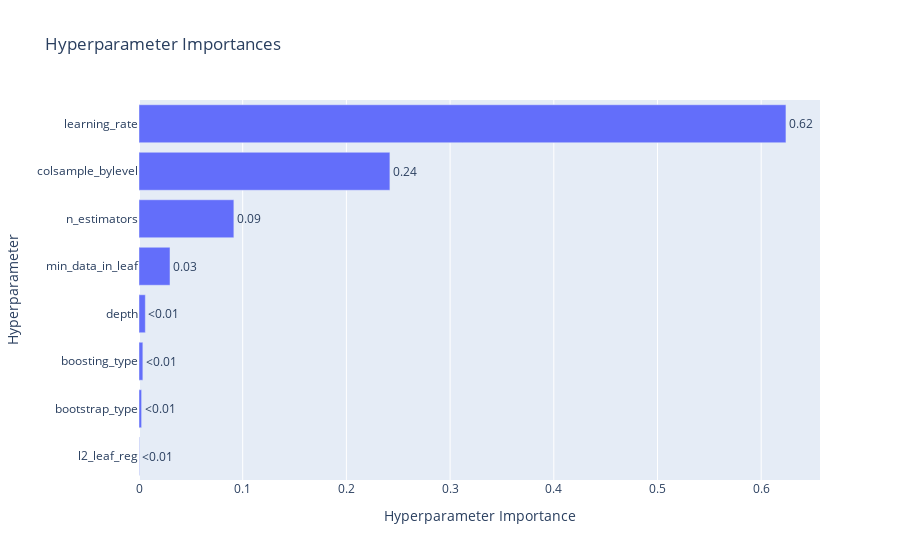

Notebook cell for this chart:
### Code cell
plot_param_importances(study_cat)

### Figure 1 — Plotly figure (JSON) as saved in the notebook; plotly's stock layout.template omitted (floating-point values rounded to 4 significant figures)
{"data": [{"cliponaxis": false, "hovertemplate": ["l2_leaf_reg (FloatDistribution): 0.00042499980600659904<extra></extra>", "bootstrap_type (CategoricalDistribution): 0.0025235865716197233<extra></extra>", "boosting_type (CategoricalDistribution): 0.00371890306372192<extra></extra>", "depth (IntDistribution): 0.006117402154408711<extra></extra>", "min_data_in_leaf (IntDistribution): 0.029907702859873854<extra></extra>", "n_estimators (IntDistribution): 0.09148622742725528<extra></extra>", "colsample_bylevel (FloatDistribution): 0.241948366057993<extra></extra>", "learning_rate (FloatDistribution): 0.6238728120591208<extra></extra>"], "name": "Objective Value", "orientation": "h", "text": ["<0.01", "<0.01", "<0.01", "<0.01", "0.03", "0.09", "0.24", "0.62"], "textposition": "outside", "type": "bar", "x": [0.000425, 0.002524, 0.003719, 0.006117, 0.02991, 0.09149, 0.2419, 0.6239], "y": ["l2_leaf_reg", "bootstrap_type", "boosting_type", "depth", "min_data_in_leaf", "n_estimators", "colsample_bylevel", "learning_rate"]}], "layout": {"title": {"text": "Hyperparameter Importances"}, "xaxis": {"title": {"text": "Hyperparameter Importance"}}, "yaxis": {"title": {"text": "Hyperparameter"}}}}
